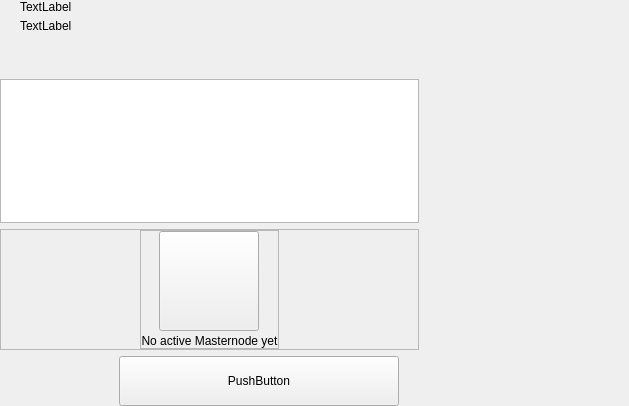
<?xml version="1.0" encoding="UTF-8"?>
<ui version="4.0">
 <class>MasterNodesWidget</class>
 <widget class="QWidget" name="MasterNodesWidget">
  <property name="geometry">
   <rect>
    <x>0</x>
    <y>0</y>
    <width>629</width>
    <height>406</height>
   </rect>
  </property>
  <property name="windowTitle">
   <string>Form</string>
  </property>
  <layout class="QHBoxLayout" name="horizontalLayout_2" stretch="2,1">
   <property name="spacing">
    <number>0</number>
   </property>
   <property name="leftMargin">
    <number>0</number>
   </property>
   <property name="topMargin">
    <number>0</number>
   </property>
   <property name="rightMargin">
    <number>0</number>
   </property>
   <property name="bottomMargin">
    <number>0</number>
   </property>
   <item>
    <widget class="QWidget" name="left" native="true">
     <layout class="QVBoxLayout" name="verticalLayout_3">
      <property name="leftMargin">
       <number>0</number>
      </property>
      <property name="topMargin">
       <number>0</number>
      </property>
      <property name="rightMargin">
       <number>0</number>
      </property>
      <property name="bottomMargin">
       <number>0</number>
      </property>
      <item>
       <layout class="QVBoxLayout" name="verticalLayout_2">
        <property name="spacing">
         <number>6</number>
        </property>
        <item>
         <layout class="QHBoxLayout" name="horizontalLayout_3">
          <property name="spacing">
           <number>0</number>
          </property>
          <property name="leftMargin">
           <number>20</number>
          </property>
          <item>
           <layout class="QVBoxLayout" name="verticalLayout_8">
            <property name="spacing">
             <number>5</number>
            </property>
            <item>
             <widget class="QLabel" name="labelTitle">
              <property name="text">
               <string>TextLabel</string>
              </property>
             </widget>
            </item>
            <item alignment="Qt::AlignTop">
             <widget class="QLabel" name="labelSubtitle1">
              <property name="text">
               <string>TextLabel</string>
              </property>
             </widget>
            </item>
           </layout>
          </item>
          <item>
           <spacer name="horizontalSpacer">
            <property name="orientation">
             <enum>Qt::Horizontal</enum>
            </property>
            <property name="sizeHint" stdset="0">
             <size>
              <width>40</width>
              <height>20</height>
             </size>
            </property>
           </spacer>
          </item>
         </layout>
        </item>
        <item>
         <spacer name="verticalSpacer_2">
          <property name="orientation">
           <enum>Qt::Vertical</enum>
          </property>
          <property name="sizeType">
           <enum>QSizePolicy::Fixed</enum>
          </property>
          <property name="sizeHint" stdset="0">
           <size>
            <width>20</width>
            <height>40</height>
           </size>
          </property>
         </spacer>
        </item>
        <item>
         <layout class="QVBoxLayout" name="verticalLayout_6"/>
        </item>
        <item>
         <widget class="QListView" name="listMn"/>
        </item>
        <item>
         <widget class="QFrame" name="emptyContainer">
          <property name="minimumSize">
           <size>
            <width>0</width>
            <height>100</height>
           </size>
          </property>
          <property name="frameShape">
           <enum>QFrame::StyledPanel</enum>
          </property>
          <property name="frameShadow">
           <enum>QFrame::Raised</enum>
          </property>
          <layout class="QVBoxLayout" name="verticalLayout_7" stretch="1,8">
           <property name="spacing">
            <number>0</number>
           </property>
           <property name="leftMargin">
            <number>0</number>
           </property>
           <property name="topMargin">
            <number>0</number>
           </property>
           <property name="rightMargin">
            <number>0</number>
           </property>
           <property name="bottomMargin">
            <number>0</number>
           </property>
           <item>
            <spacer name="verticalSpacer">
             <property name="orientation">
              <enum>Qt::Vertical</enum>
             </property>
             <property name="sizeHint" stdset="0">
              <size>
               <width>20</width>
               <height>20</height>
              </size>
             </property>
            </spacer>
           </item>
           <item alignment="Qt::AlignHCenter|Qt::AlignVCenter">
            <widget class="QFrame" name="emptyScreen">
             <property name="sizePolicy">
              <sizepolicy hsizetype="Expanding" vsizetype="Expanding">
               <horstretch>0</horstretch>
               <verstretch>0</verstretch>
              </sizepolicy>
             </property>
             <property name="frameShape">
              <enum>QFrame::StyledPanel</enum>
             </property>
             <property name="frameShadow">
              <enum>QFrame::Raised</enum>
             </property>
             <layout class="QVBoxLayout" name="verticalLayout">
              <property name="spacing">
               <number>30</number>
              </property>
              <property name="leftMargin">
               <number>0</number>
              </property>
              <property name="topMargin">
               <number>0</number>
              </property>
              <property name="rightMargin">
               <number>0</number>
              </property>
              <property name="bottomMargin">
               <number>0</number>
              </property>
              <item alignment="Qt::AlignHCenter|Qt::AlignVCenter">
               <widget class="QPushButton" name="pushImgEmpty">
                <property name="minimumSize">
                 <size>
                  <width>100</width>
                  <height>100</height>
                 </size>
                </property>
                <property name="maximumSize">
                 <size>
                  <width>100</width>
                  <height>100</height>
                 </size>
                </property>
                <property name="text">
                 <string/>
                </property>
                <property name="iconSize">
                 <size>
                  <width>100</width>
                  <height>100</height>
                 </size>
                </property>
               </widget>
              </item>
              <item alignment="Qt::AlignHCenter|Qt::AlignVCenter">
               <widget class="QLabel" name="labelEmpty">
                <property name="styleSheet">
                 <string notr="true"/>
                </property>
                <property name="text">
                 <string>No active Masternode yet</string>
                </property>
                <property name="alignment">
                 <set>Qt::AlignCenter</set>
                </property>
               </widget>
              </item>
             </layout>
            </widget>
           </item>
          </layout>
         </widget>
        </item>
        <item>
         <layout class="QHBoxLayout" name="horizontalLayout_7">
          <property name="rightMargin">
           <number>20</number>
          </property>
          <item>
           <spacer name="horizontalSpacer_5">
            <property name="orientation">
             <enum>Qt::Horizontal</enum>
            </property>
            <property name="sizeType">
             <enum>QSizePolicy::Expanding</enum>
            </property>
            <property name="sizeHint" stdset="0">
             <size>
              <width>40</width>
              <height>20</height>
             </size>
            </property>
           </spacer>
          </item>
          <item>
           <widget class="QPushButton" name="pushButtonSave">
            <property name="minimumSize">
             <size>
              <width>280</width>
              <height>50</height>
             </size>
            </property>
            <property name="maximumSize">
             <size>
              <width>280</width>
              <height>50</height>
             </size>
            </property>
            <property name="text">
             <string>PushButton</string>
            </property>
           </widget>
          </item>
         </layout>
        </item>
       </layout>
      </item>
     </layout>
    </widget>
   </item>
   <item>
    <widget class="QWidget" name="right" native="true">
     <layout class="QVBoxLayout" name="verticalLayout_5">
      <property name="leftMargin">
       <number>0</number>
      </property>
      <property name="topMargin">
       <number>0</number>
      </property>
      <property name="rightMargin">
       <number>0</number>
      </property>
      <property name="bottomMargin">
       <number>0</number>
      </property>
      <item>
       <layout class="QVBoxLayout" name="verticalLayout_4">
        <property name="spacing">
         <number>6</number>
        </property>
        <item>
         <widget class="OptionButton" name="btnAbout" native="true">
          <property name="minimumSize">
           <size>
            <width>0</width>
            <height>50</height>
           </size>
          </property>
         </widget>
        </item>
        <item>
         <widget class="OptionButton" name="btnAboutController" native="true">
          <property name="minimumSize">
           <size>
            <width>0</width>
            <height>50</height>
           </size>
          </property>
         </widget>
        </item>
        <item>
         <widget class="OptionButton" name="btnChartTiers" native="true">
          <property name="minimumSize">
           <size>
            <width>0</width>
            <height>50</height>
           </size>
          </property>
         </widget>
        </item>
        <item>
         <widget class="QWidget" name="layoutDenom" native="true">
          <layout class="QVBoxLayout" name="verticalLayoutDenom">
           <property name="spacing">
            <number>12</number>
           </property>
           <property name="leftMargin">
            <number>0</number>
           </property>
           <property name="topMargin">
            <number>0</number>
           </property>
           <property name="rightMargin">
            <number>0</number>
           </property>
           <property name="bottomMargin">
            <number>0</number>
           </property>
           <item>
            <layout class="QHBoxLayout" name="horizontalLayout_4_8">
   <item>
                  <widget class="QFrame" name="chartContainer" visible="false">
                   <property name="sizePolicy">
                    <sizepolicy hsizetype="Expanding" vsizetype="Preferred">
                     <horstretch>0</horstretch>
                     <verstretch>0</verstretch>
                    </sizepolicy>
                   </property>
                   <property name="styleSheet">
                    <string notr="true">padding:0px;
margin:0px;</string>
                   </property>
                   <property name="frameShape">
                    <enum>QFrame::StyledPanel</enum>
                   </property>
                   <property name="frameShadow">
                    <enum>QFrame::Raised</enum>
                   </property>
                  </widget>
                 </item>
            </layout>
           </item>
          </layout>
         </widget>
        </item>
                <item>
         <widget class="QWidget" name="layoutChart" native="true">
          <layout class="QVBoxLayout" name="verticalLayout_8" stretch="3,0">
           <property name="spacing">
            <number>16</number>
           </property>
           <property name="leftMargin">
            <number>0</number>
           </property>
           <property name="topMargin">
            <number>0</number>
           </property>
           <property name="rightMargin">
            <number>0</number>
           </property>
           <property name="bottomMargin">
            <number>0</number>
           </property>
           <item>
            <widget class="QWidget" name="chartContainer2" native="true">
                <property name="minimumSize">
                 <size>
                  <width>0</width>
                  <height>150</height>
                 </size>
                </property>
                <property name="styleSheet">
                 <string notr="true">#chartContainer{padding:0px; margin:0px;}</string>
                </property>
                <layout class="QHBoxLayout" name="horizontalLayout_11">
                 <property name="spacing">
                  <number>0</number>
                 </property>
                 <property name="leftMargin">
                  <number>0</number>
                 </property>
                 <property name="topMargin">
                  <number>0</number>
                 </property>
                 <property name="rightMargin">
                  <number>0</number>
                 </property>
                 <property name="bottomMargin">
                  <number>0</number>
                 </property>
                 </layout>
               </widget>
               </item>
                 </layout>
                                </widget>

           </item>

        <item>
         <spacer name="verticalSpacer_5">
          <property name="orientation">
           <enum>Qt::Vertical</enum>
          </property>
          <property name="sizeHint" stdset="0">
           <size>
            <width>20</width>
            <height>40</height>
           </size>
          </property>
         </spacer>
        </item>
       </layout>
      </item>
     </layout>
    </widget>
   </item>
  </layout>
 </widget>
 <customwidgets>
  <customwidget>
   <class>OptionButton</class>
   <extends>QWidget</extends>
   <header>qt/transcendence/optionbutton.h</header>
   <container>1</container>
  </customwidget>
 </customwidgets>
 <resources/>
 <connections/>
</ui>
